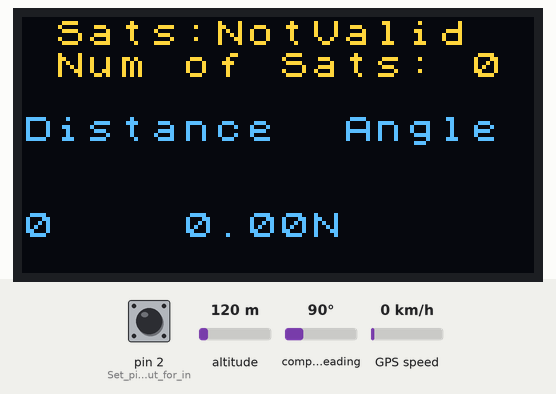
Recording of a sketch running on a simulated Arduino Uno, built with avr-gcc and run on an emulated ATmega328P. Shown: 128×64 one-colour display. The test bench sets the inputs (shaded band); at power-on: pin 2 (Set_pin_2_as_input_for_in) LOW, altitude 120 m, compass heading 90°, GPS speed 0 km/h. The OLED is the two-colour kind (top 16 rows yellow); the GPS gets a fix after 3 s at 37.7749, -122.4194 with 8 satellites.

Above: at 0.4 s.
At 17.4 s:
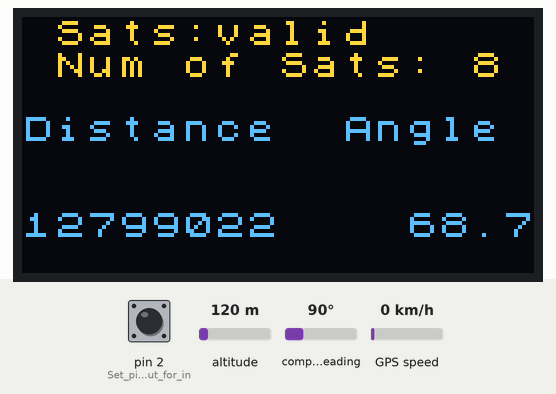
17.5 s: pin 2 (Set_pin_2_as_input_for_in) pulled HIGH for 0.15 s
At 22.5 s:
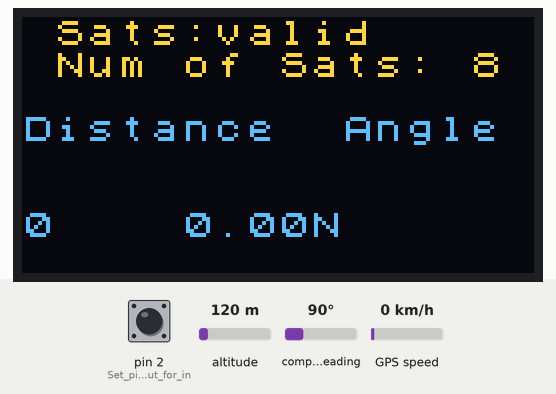
Timing chart, 0 to 24.0 s (numbered marks = the images above; inputs shaded):
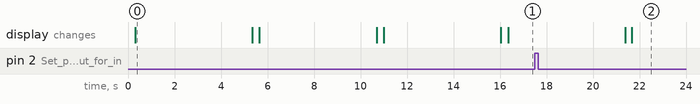

The sketch:

Bam_GPS.ino
```cpp
// importing the requried libraries

#include <TinyGPSPlus.h>      // GPS data accumulation
#include <Arduino.h>          // Arduino core library
#include <U8x8lib.h>          // Library for OLED display (screen)
#include <SoftwareSerial.h>   // Library for software serial communication


// Define an OLED display object  name = U8X8, driver name = SH1106, resolution = 128X64
U8X8_SH1106_128X64_NONAME_HW_I2C u8x8(/* reset=*/ U8X8_PIN_NONE); // dont need any pins for disply reset


// Define the pins for software serial communication
static const int RXPin = 4, TXPin = 3; //rxgps->3 , txgps->4
static const uint32_t GPSBaud = 9600;  //defining baudrate

float saved_location_LAT, saved_location_LON; // Variables to store saved location

// The TinyGPSPlus object
TinyGPSPlus gps;

// The serial connection to the GPS device
SoftwareSerial ss(RXPin, TXPin);

void setup() {
  //Serial.begin(115200); // Start serial communication at 115200 baud rate between computer and arduino
  ss.begin(GPSBaud);    // Start software serial communication with GPS device and board

  pinMode(2, INPUT);    // Set pin 2 as input for interrupt from pushbutton (saving location)

  // Attach interrupt to pin 2, call ISR_pin2_SaveLocation function on rising edge
  attachInterrupt(digitalPinToInterrupt(2), ISR_pin2_SaveLocation, RISING);

  // Initialize OLED display
  u8x8.begin();
  u8x8.setPowerSave(0);

}

void loop() {
  // Calculate distance and angle to saved location
  unsigned long distanceKmToSavedLocation =
      (unsigned long)TinyGPSPlus::distanceBetween(
          gps.location.lat(),
          gps.location.lng(),
          saved_location_LAT,
          saved_location_LON);

  // Calculate the angle to the saved location
  double coursetosavedlocation =
      TinyGPSPlus::courseTo(
          gps.location.lat(),
          gps.location.lng(),
          saved_location_LAT,
          saved_location_LON);

  // calculate the corresponding letters that fit the direction
  const char *cardinaltosavedlocation = TinyGPSPlus::cardinal(coursetosavedlocation);

  // Display number of functioning satelites, distance and angle on OLED display
  //setting font size and matrix location
  u8x8.setFont(u8x8_font_chroma48medium8_r);
  u8x8.setCursor(0, 0);
  //printing number of working sats, distance and angle
  u8x8.print(" Sats:");
  if (gps.satellites.value() > 4)
  {
    u8x8.println("valid ");
    u8x8.print(" Num of Sats: ");
  }
  else
  {
    u8x8.println("NotValid ");
    u8x8.print(" Num of Sats: ");
  }
  u8x8.println(gps.satellites.value());
  u8x8.println();
  u8x8.print("Distance");
  u8x8.print("  ");
  u8x8.println("Angle");
  u8x8.println();
  u8x8.println(" ");
  u8x8.print(distanceKmToSavedLocation);
  u8x8.print("    ");
  u8x8.print(coursetosavedlocation);
  u8x8.print(cardinaltosavedlocation);

  // Wait for a while
  smartDelay(5000);

  // Clear OLED display
  u8x8.clearDisplay();

  // Check if GPS data is not received
  if (millis() > 5000 && gps.charsProcessed() < 10) {
    Serial.println(F("No GPS data received: check wiring"));
  }
}

// This custom version of delay() ensures that the gps object
// is being "fed" properly.
static void smartDelay(unsigned long ms) {
  unsigned long start = millis(); // start =  currect time in milisec
  do {
    while (ss.available()) { // search for data
      gps.encode(ss.read());
    }
  } while (millis() - start < ms); //  check if 5000 (milisec) have been passed
}

// Interrupt service routine to save location
void ISR_pin2_SaveLocation() {
  saved_location_LON = gps.location.lng();
  saved_location_LAT = gps.location.lat(); 
}
```

Measured:
- after the input at 17.5 s, the display: first differs from a run without the input after 4.2 s (image 2)
- what the display in image 0 shows lasts 5.0 s, from 0.3 s to 5.3 s
